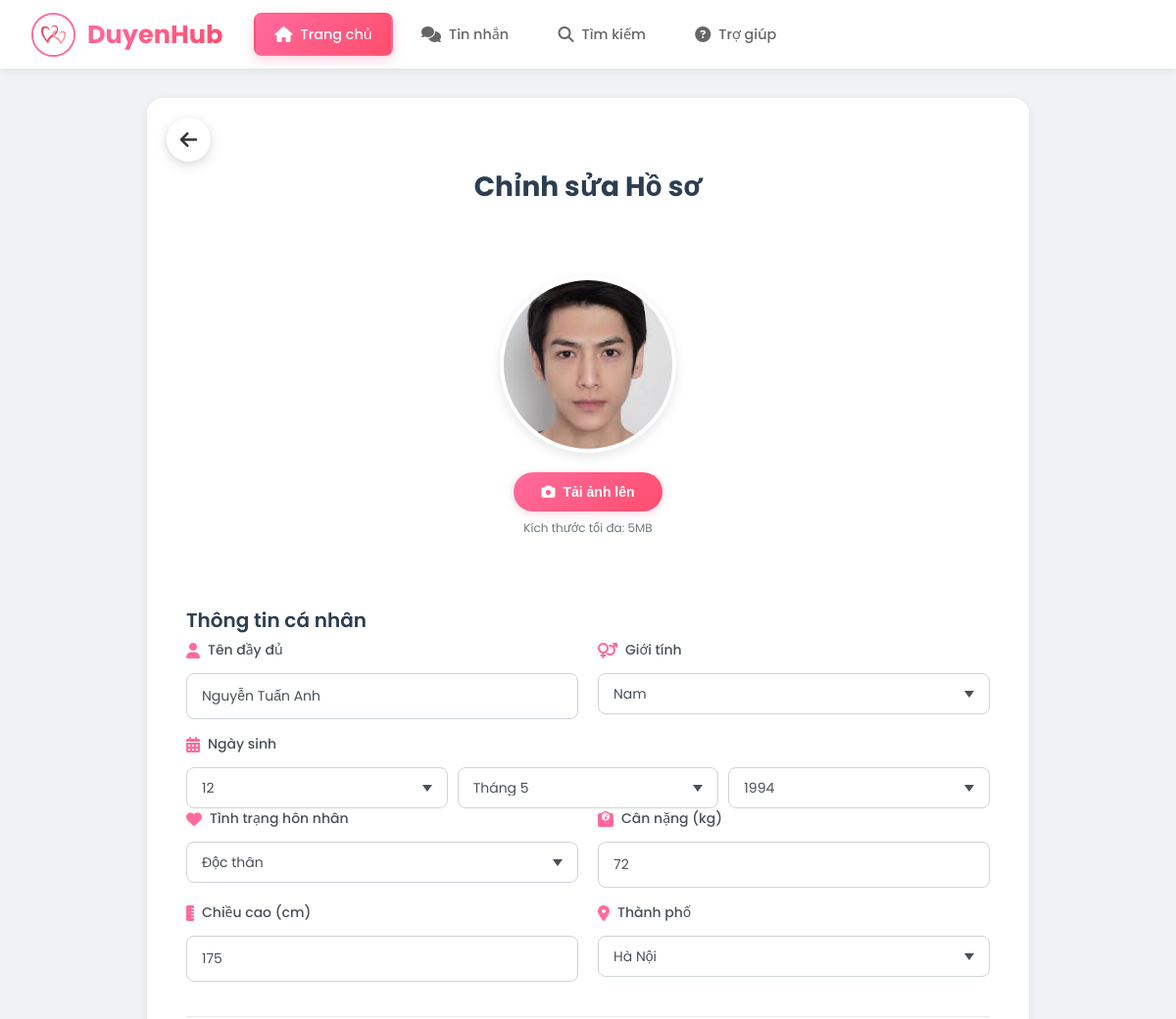
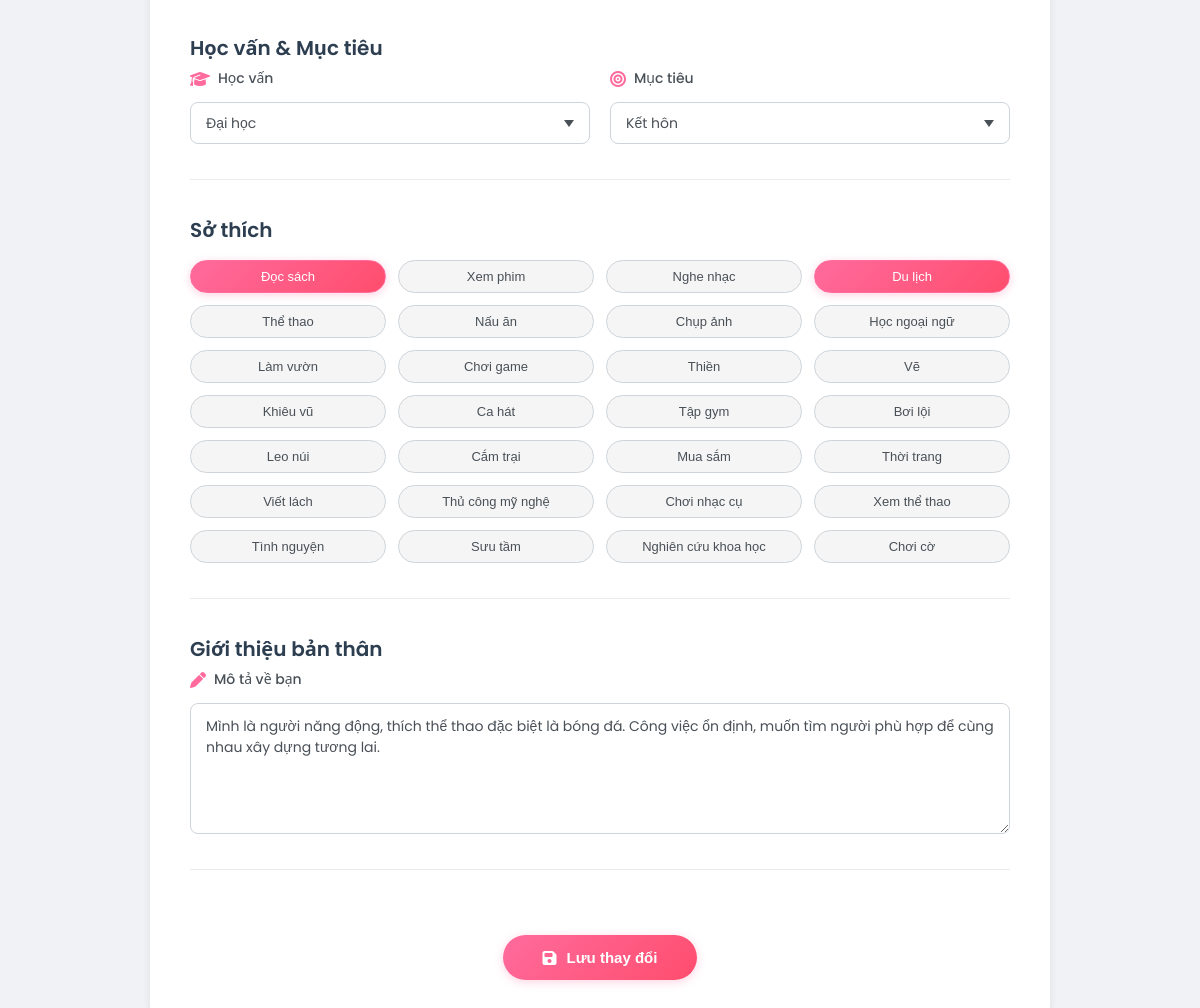
The app's page /views/hoso/chinhsua.php (signed in) with its own data (2 pictures, top to bottom).
### tables this page shows
CREATE TABLE `hoso` (
  `maHoSo` int(11) NOT NULL,
  `maNguoiDung` int(11) DEFAULT NULL,
  `ten` varchar(100) DEFAULT NULL,
  `ngaySinh` date DEFAULT NULL,
  `gioiTinh` enum('Nam','Nữ') DEFAULT NULL,
  `tinhTrangHonNhan` varchar(50) DEFAULT NULL,
  `canNang` float DEFAULT NULL,
  `chieuCao` float DEFAULT NULL,
  `mucTieuPhatTrien` text DEFAULT NULL,
  `hocVan` varchar(100) DEFAULT NULL,
  `noiSong` varchar(100) DEFAULT NULL,
  `soThich` text DEFAULT NULL,
  `moTa` text DEFAULT NULL,
  `avt` varchar(255) DEFAULT NULL
);

### models/mProfile.php (called while the page is built, shortened)
<?php
require_once 'mDbconnect.php';
class Profile {
    private $conn;
    public function __construct() {
        $db = clsConnect::getInstance();
        $this->conn = $db->connect();
    }
    public function getProfile($userId) {
        $stmt = $this->conn->prepare("SELECT * FROM hoso WHERE maNguoiDung = ?");
        $stmt->bind_param("i", $userId);
        $stmt->execute();
        $result = $stmt->get_result();
        return $result->fetch_assoc();
    }
}
?>

### models/mDbconnect.php (called while the page is built, shortened)
<?php
class clsConnect {
    private static $instance = null;
    private static $connection = null;
    public static function getInstance() {
        if (self::$instance === null) {
            self::$instance = new self();
        }
        return self::$instance;
    }
    public function connect() {
        if (self::$connection === null || !self::$connection->ping()) {
           $host = "localhost";
           $user = "root";
           $pass = "";
           $db = "webhenho";
            self::$connection = new mysqli($host, $user, $pass, $db);
            self::$connection->set_charset("utf8mb4");
            self::$connection->query("SET time_zone = '+07:00'");
        }
        return self::$connection;
    }
    public static function closeConnection() {
        if (self::$connection !== null) {
            self::$connection = null;
        }
    }
}
?>

### models/mSession.php (called while the page is built, shortened)
<?php
class Session {
    public static function getUserId() {
        return isset($_SESSION['user_id']) ? $_SESSION['user_id'] : null;
    }
}
?>

### views/hoso/chinhsua.php (the view, shortened to what this page needs)
<?php
require_once '../../models/mSession.php';
require_once '../../models/mProfile.php';
$currentUserId = Session::getUserId();
$profileModel = new Profile();
$profile = $profileModel->getProfile($currentUserId);
$birthDate = explode('-', $profile['ngaySinh']);
$birthYear = $birthDate[0];
$birthMonth = $birthDate[1];
$birthDay = $birthDate[2];
$interests = !empty($profile['soThich']) ? explode(', ', $profile['soThich']) : [];
$avatarSrc = !empty($profile['avt']) ? '../../' . htmlspecialchars($profile['avt']) : 'https://i.pravatar.cc/300';
?>
<!DOCTYPE html>
<html lang="vi">
<head>
    <link rel="stylesheet" href="https://cdnjs.cloudflare.com/ajax/libs/font-awesome/6.4.0/css/all.min.css">
    <link rel="stylesheet" href="../../public/css/chinhsua.css?v=<?php echo time(); ?>">
</head>
<body>
     <header class="main-header">
        <div class="header-container">
            <div class="header-left">
                <a href="../trangchu/index.php" class="logo">
                    <img src="../../public/img/logo.jpg" alt="DuyenHub Logo">
                    <span class="logo-text">DuyenHub</span>
                </a>
                <nav class="header-menu">
                    <a href="../trangchu/index.php" class="menu-item active">
                        <i class="fas fa-home"></i>
                        <span>Trang chủ</span>
                    </a>
                    <a href="../nhantin/message.php" class="menu-item">
                        <i class="fas fa-comments"></i>
                        <span>Tin nhắn</span>
                    </a>
                    <a href="../timkiem/ghepdoinhanh.php" class="menu-item">
                        <i class="fas fa-search"></i>
                        <span>Tìm kiếm</span>
                    </a>
                    <a href="#" class="menu-item">
                        <i class="fas fa-question-circle"></i>
                        <span>Trợ giúp</span>
                    </a>
                </nav>
            </div>
        </div>
    </header>
    <div class="profile-setup-wrapper">
        <div class="profile-setup-container" style="position:relative;">
            <button class="back-btn" onclick="window.history.back()" title="Quay lại">
                <i class="fas fa-arrow-left"></i>
            </button>
            <div class="profile-setup-header">
                <h1>Chỉnh sửa Hồ sơ</h1>
            </div>
            <div class="avatar-section">
                <div class="avatar-preview" id="avatarPreview">
                    <img src="<?php echo $avatarSrc; ?>" alt="Avatar" id="avatarImage">
                </div>
                <button type="button" class="btn-upload-avatar" onclick="document.getElementById('avatarInput').click()">
                    <i class="fas fa-camera"></i>
                    Tải ảnh lên
                </button>
                <p class="avatar-hint">Kích thước tối đa: 5MB</p>
            </div>
            <form id="profileForm" method="POST" action="../../controller/cProfile_update.php" enctype="multipart/form-data">
                <div class="profile-details">
                    <div class="form-section">
                        <h2 class="section-title">Thông tin cá nhân</h2>
                        <div class="form-row">
                            <div class="form-group">
                                <label class="form-label">
                                    <i class="fas fa-user icon"></i>
                                    Tên đầy đủ
                                </label>
                                <input type="text" name="fullName" class="form-input"
                                       value="<?php echo htmlspecialchars($profile['ten']); ?>"
                                       placeholder="Nhập tên của bạn" required>
                            </div>
                            <div class="form-group">
                                <label class="form-label">
                                    <i class="fas fa-venus-mars icon"></i>
                                    Giới tính
                                </label>
                                <select name="gender" class="form-select" required>
                                    <option value="Nam" <?php echo $profile['gioiTinh'] == 'Nam' ? 'selected' : ''; ?>>Nam</option>
                                </select>
                            </div>
                        </div>
                        <div class="form-group">
                            <label class="form-label">
                                <i class="fas fa-calendar-alt icon"></i>
                                Ngày sinh
                            </label>
                            <div class="birthday-group">
                                <select name="day" class="birthday-select" required>
                                    <?php for($i = 1; $i <= 31; $i++): ?>
                                        <option value="<?= str_pad($i, 2, '0', STR_PAD_LEFT) ?>" <?php echo $birthDay == str_pad($i, 2, '0', STR_PAD_LEFT) ? 'selected' : ''; ?>><?= $i ?></option>
                                    <?php endfor; ?>
                                </select>
                                <select name="month" class="birthday-select" required>
                                    <?php for($i = 1; $i <= 12; $i++): ?>
                                        <option value="<?= str_pad($i, 2, '0', STR_PAD_LEFT) ?>" <?php echo $birthMonth == str_pad($i, 2, '0', STR_PAD_LEFT) ? 'selected' : ''; ?>>Tháng <?= $i ?></option>
                                    <?php endfor; ?>
                                </select>
                                <select name="year" class="birthday-select" required>
                                    <?php for($i = date('Y') - 18; $i >= 1950; $i--): ?>
                                        <option value="<?= $i ?>" <?php echo $birthYear == $i ? 'selected' : ''; ?>><?= $i ?></option>
                                    <?php endfor; ?>
                                </select>
                            </div>
                        </div>
                        <div class="form-row">
                            <div class="form-group">
                                <label class="form-label">
                                    <i class="fas fa-heart icon"></i>
                                    Tình trạng hôn nhân
                                </label>
                                <select name="maritalStatus" class="form-select" required>
                                    <option value="Độc thân" <?php echo $profile['tinhTrangHonNhan'] == 'Độc thân' ? 'selected' : ''; ?>>Độc thân</option>
                                </select>
                            </div>
                            <div class="form-group">
                                <label class="form-label">
                                    <i class="fas fa-weight icon"></i>
                                    Cân nặng (kg)
                                </label>
                                <input type="number" name="weight" class="form-input"
                                       min="30" max="200" placeholder="VD: 65"
                                       value="<?php echo isset($profile['canNang']) ? $profile['canNang'] : ''; ?>">
                            </div>
                        </div>
                        <div class="form-row">
                            <div class="form-group">
                                <label class="form-label">
                                    <i class="fas fa-ruler-vertical icon"></i>
                                    Chiều cao (cm)
                                </label>
                                <input type="number" name="height" class="form-input"
                                       min="100" max="250" placeholder="VD: 170"
                                       value="<?php echo isset($profile['chieuCao']) ? $profile['chieuCao'] : ''; ?>">
                            </div>
                            <div class="form-group">
                                <label class="form-label">
                                    <i class="fas fa-map-marker-alt icon"></i>
                                    Thành phố
                                </label>
                                <select name="location" class="form-select" required>
                                    <?php
                                    $cities = ["An Giang", "Bà Rịa - Vũng Tàu", "Bắc Giang", "Bắc Kạn", "Bạc Liêu", "Bắc Ninh", "Bến Tre", "Bình Định", "Bình Dương", "Bình Phước", "Bình Thuận", "Cà Mau", "Cần Thơ", "Cao Bằng", "Đà Nẵng", "Đắk Lắk", "Đắk Nông", "Điện Biên", "Đồng Nai", "Đồng Tháp", "Gia Lai", "Hà Giang", "Hà Nam", "Hà Nội", "Hà Tĩnh", "Hải Dương", "Hải Phòng", "Hậu Giang", "Hòa Bình", "Hưng Yên", "Khánh Hòa", "Kiên Giang", "Kon Tum", "Lai Châu", "Lâm Đồng", "Lạng Sơn", "Lào Cai", "Long An", "Nam Định", "Nghệ An", "Ninh Bình", "Ninh Thuận", "Phú Thọ", "Phú Yên", "Quảng Bình", "Quảng Nam", "Quảng Ngãi", "Quảng Ninh", "Quảng Trị", "Sóc Trăng", "Sơn La", "Tây Ninh", "Thái Bình", "Thái Nguyên", "Thanh Hóa", "Thừa Thiên Huế", "Tiền Giang", "TP Hồ Chí Minh", "Trà Vinh", "Tuyên Quang", "Vĩnh Long", "Vĩnh Phúc", "Yên Bái"];
                                    foreach ($cities as $city):
                                    ?>
                                        <option value="<?php echo $city; ?>" <?php echo $profile['noiSong'] == $city ? 'selected' : ''; ?>><?php echo $city; ?></option>
                                    <?php endforeach; ?>
                                </select>
                            </div>
                        </div>
                    </div>
                    <div class="form-section">
                        <h2 class="section-title">Học vấn & Mục tiêu</h2>
                        <div class="form-row">
                            <div class="form-group">
                                <label class="form-label">
                                    <i class="fas fa-graduation-cap icon"></i>
                                    Học vấn
                                </label>
                                <select name="education" class="form-select" required>
                                    <option value="Đại học" <?php echo $profile['hocVan'] == 'Đại học' ? 'selected' : ''; ?>>Đại học</option>
                                </select>
                            </div>
                            <div class="form-group">
                                <label class="form-label">
                                    <i class="fas fa-bullseye icon"></i>
                                    Mục tiêu
                                </label>
                                <select name="goal" class="form-select" required>
                                    <option value="Kết hôn" <?php echo $profile['mucTieuPhatTrien'] == 'Kết hôn' ? 'selected' : ''; ?>>Kết hôn</option>
                                </select>
                            </div>
                        </div>
                    </div>
                    <div class="form-section">
                        <h2 class="section-title">Sở thích</h2>
                        <div class="interests-grid">
                            <?php
                            $allInterests = [
                                "Đọc sách", "Xem phim", "Nghe nhạc", "Du lịch", "Thể thao", "Nấu ăn",
                                "Chụp ảnh", "Học ngoại ngữ", "Làm vườn", "Chơi game", "Thiền", "Vẽ",
                                "Khiêu vũ", "Ca hát", "Tập gym", "Bơi lội", "Leo núi", "Cắm trại",
                                "Mua sắm", "Thời trang", "Viết lách", "Thủ công mỹ nghệ", "Chơi nhạc cụ",
                                "Xem thể thao", "Tình nguyện", "Sưu tầm", "Nghiên cứu khoa học", "Chơi cờ"
                            ];
                            foreach ($allInterests as $interest):
                                $isSelected = in_array($interest, $interests);
                            ?>
                                <button type="button" class="interest-tag <?php echo $isSelected ? 'active' : ''; ?>"
                                      data-interest="<?php echo $interest; ?>"
                                      onclick="toggleInterest(this)">
                                    <?php echo $interest; ?>
                                </button>
                            <?php endforeach; ?>
                        </div>
                    </div>
                    <div class="form-section">
                        <h2 class="section-title">Giới thiệu bản thân</h2>
                        <div class="form-group">
                            <label class="form-label">
                                <i class="fas fa-pen icon"></i>
                                Mô tả về bạn
                            </label>
                            <textarea name="bio" class="form-textarea" rows="5"
                                      placeholder="Viết vài dòng về bản thân bạn..."><?php echo isset($profile['moTa']) ? htmlspecialchars($profile['moTa']) : ''; ?></textarea>
                        </div>
                    </div>
                    <div class="form-actions">
                        <button type="submit" class="btn-submit">
                            <i class="fas fa-save"></i>
                            Lưu thay đổi
                        </button>
                    </div>
                </div>
            </form>
        </div>
    </div>
</body>
</html>

### records on screen
hoso: avt (picture), fullName "Nguyễn Tuấn Anh", gender "Nam", day "12", month "Tháng 5", year "1994", maritalStatus "Độc thân", weight "72", height "175", location "Hà Nội", education "Đại học", goal "Kết hôn", bio "Mình là người năng động, thích thể thao đặc biệt là bóng đá. Công việc ổn định, muốn tìm người phù hợp để cùng nhau xây dựng tương lai."

### other values on screen
$interest "Đọc sách"
$interest "Xem phim"
$interest "Nghe nhạc"
$interest "Du lịch"
$interest "Thể thao"
$interest "Nấu ăn"
$interest "Chụp ảnh"
$interest "Học ngoại ngữ"
$interest "Làm vườn"
$interest "Chơi game"
$interest "Thiền"
$interest "Vẽ"
$interest "Khiêu vũ"
$interest "Ca hát"
$interest "Tập gym"
